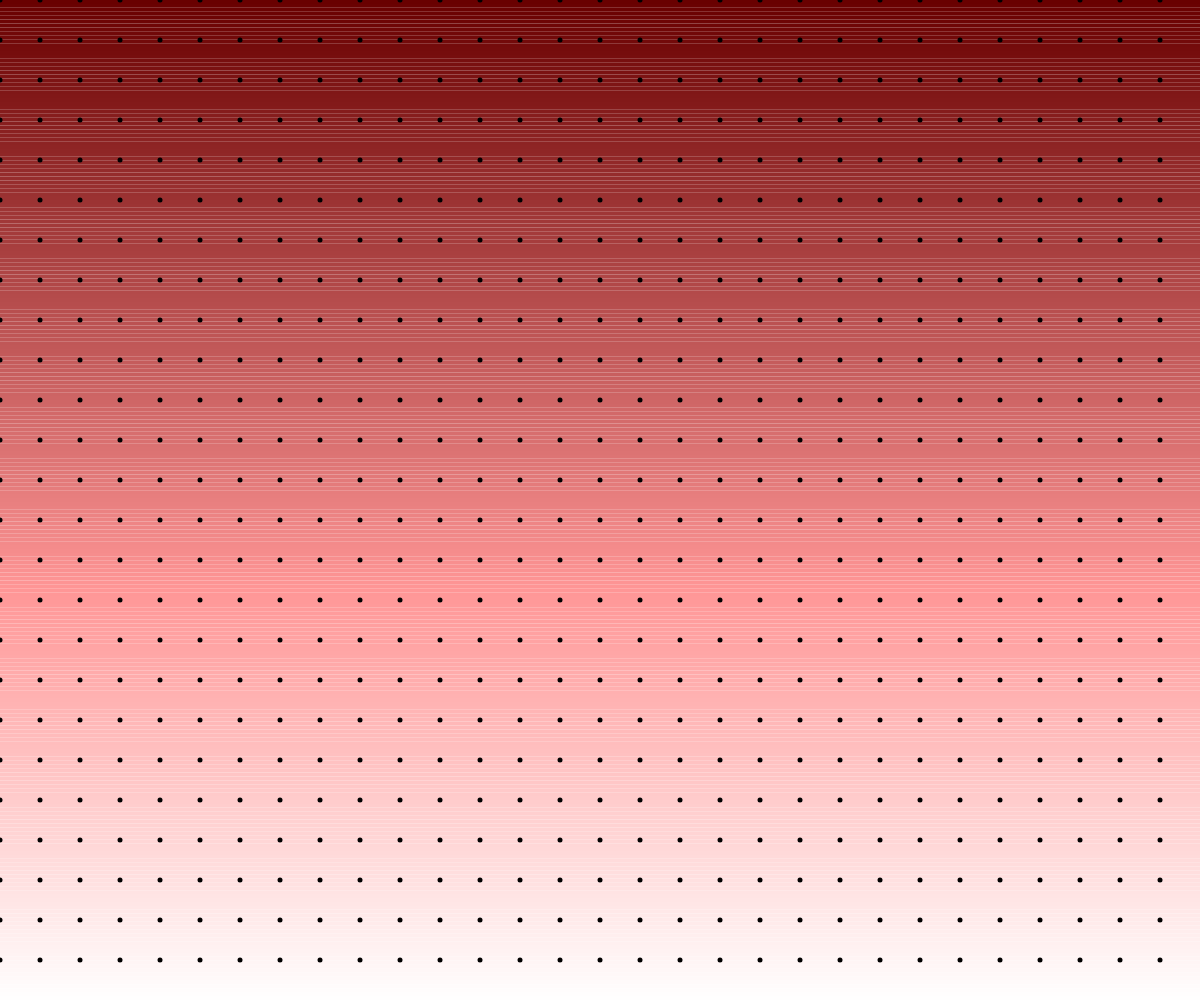
Frame 1 (no input)
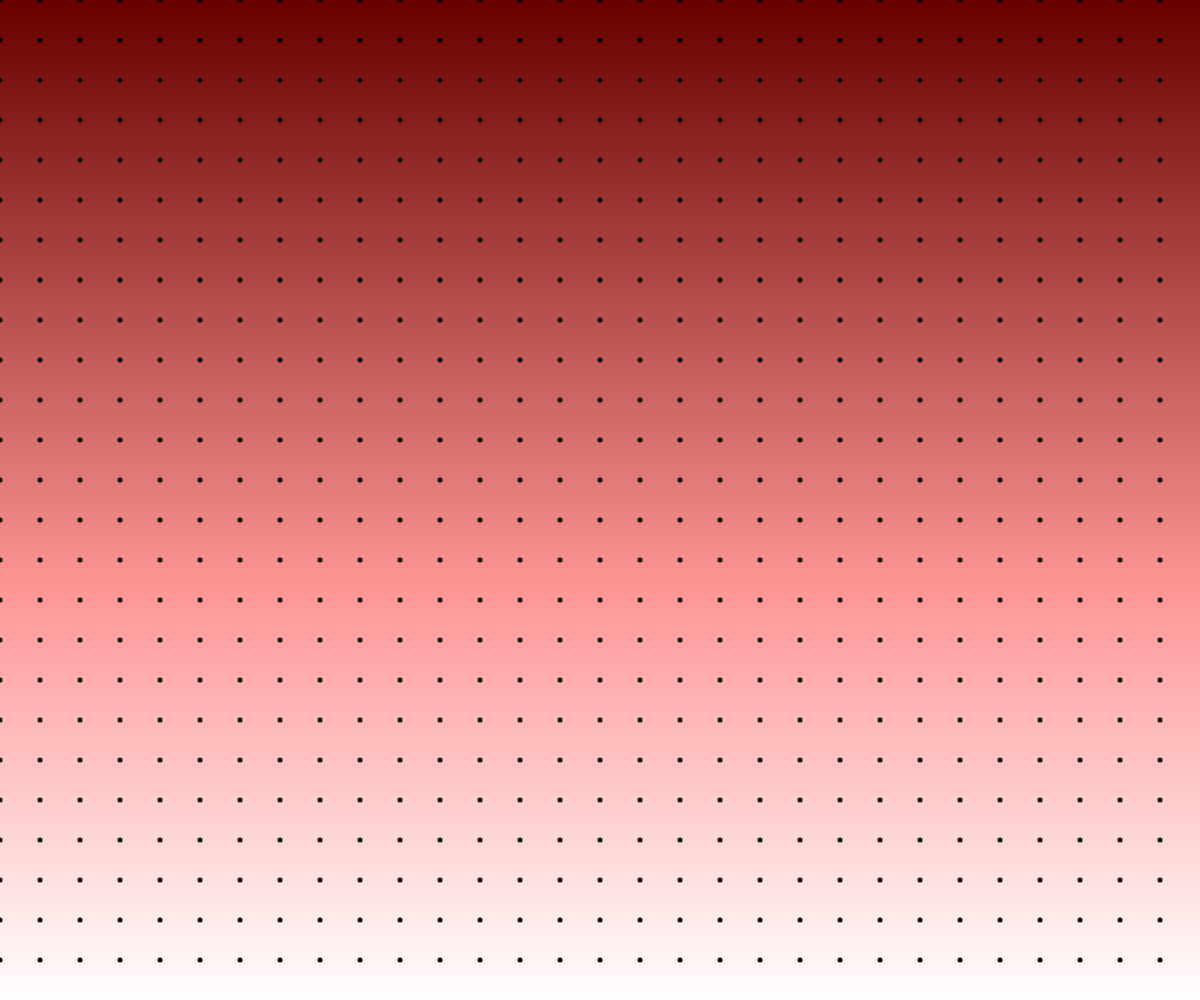
Frame 60 (no input)
Frame 120 (the mouse pressed at the canvas centre since frame 60): identical to frame 60, image omitted

The p5.js sketch that drew these frames (run headless with seeded random() and noise() and a simulated clock; from frame 60 on, the mouse is pressed at the canvas centre):

// p5.js sketch
// ── sketch.js
// Drawing with loops
// Owen
// 9/25/23

//globals
let numSeg = 255;
let segHeight;
const GRID_SPACING = 40;

function setup() {
  createCanvas(windowWidth, windowHeight);
  segHeight = height/numSeg;
}

function gradiant(){
  for(let i = 0; i < numSeg; i++){
    let y = i *segHeight;
    let fillVal = map(y,0,height,0,255);
    noStroke();
    fill(fillVal+105,fillVal,fillVal);
    rect(0,y,width,segHeight);
  }
}
function drawGrid(){
  for (let x = 0; x<width; x = x+GRID_SPACING){
    for(let y = 0; y<height; y = y + GRID_SPACING){
      fill(0);
      circle(x,y,5);
    }
  }
}

function draw() {
  gradiant();
  drawGrid();
}
